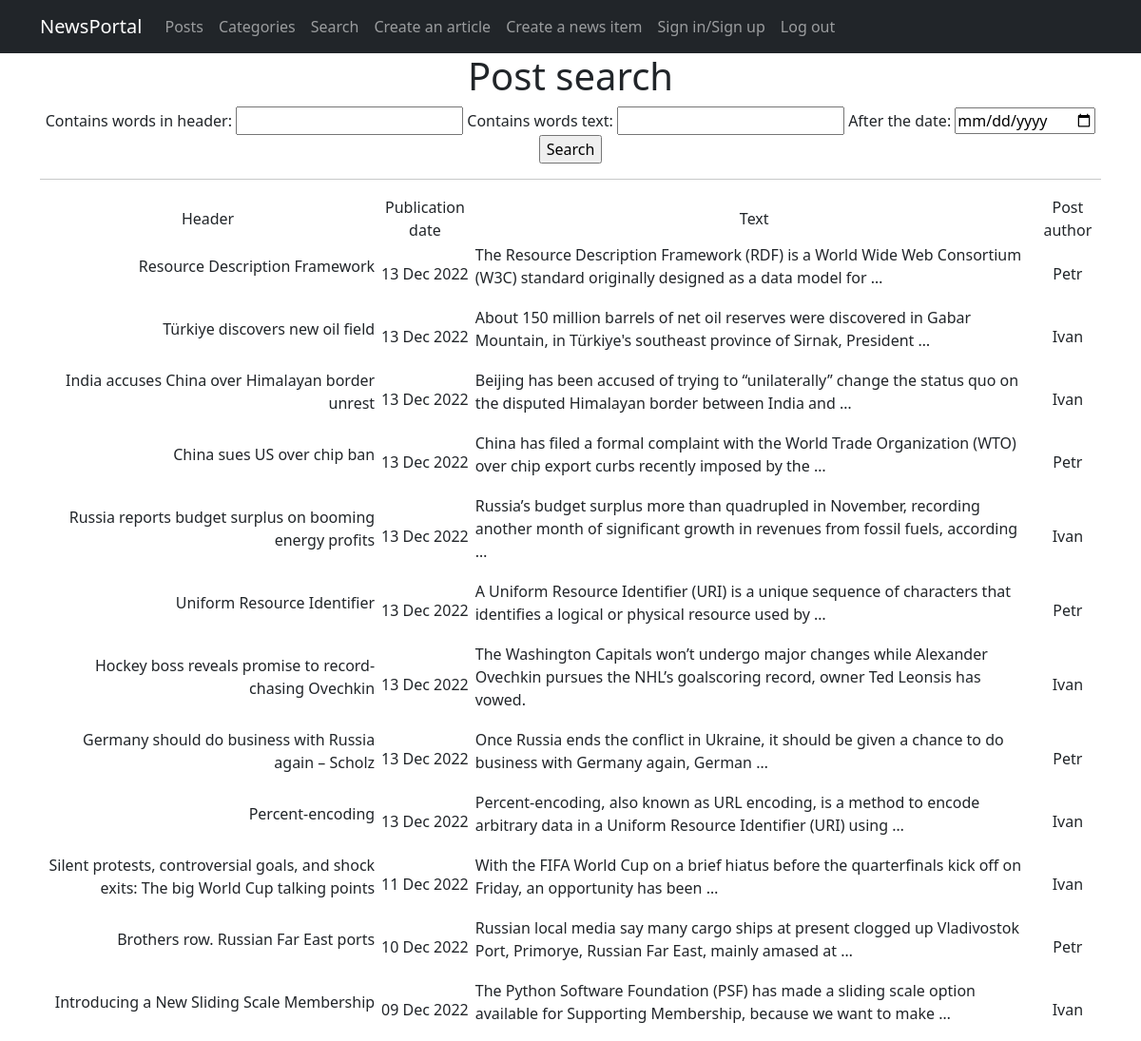
/news_portal/search/, run on the app's committed database.
### news_portal/models.py (models this page shows, shortened)
class Post(models.Model):
    post_type = models.CharField(max_length=2, choices=POST_TYPE, default=article)
    post_pub_date = models.DateTimeField(auto_now_add=True)
    post_header = models.CharField(max_length=255, null=False)
    post_text = models.TextField(null=False)
    post_rating = models.SmallIntegerField(default=0)
    post_auth = models.ForeignKey(Author, on_delete=models.CASCADE)
    post_cat = models.ManyToManyField(Category, through='PostCategory')

class Author(models.Model):
    auth_user = models.OneToOneField(User, on_delete=models.CASCADE)
    auth_rating = models.SmallIntegerField(default=0)
    def __str__(self):
        return self.auth_user.username

### news_portal/views.py (the view)
# urls.py: path('search/', PostSearch.as_view(), name='post_search'),
class PostSearch(ListView):
    model = Post
    template_name = 'post_search.html'
    context_object_name = 'search'
    queryset = Post.objects.order_by('-post_pub_date')
    paginate_by = 10
    def get_context_data(self, **kwargs):
        context = super().get_context_data(**kwargs)
        context['time_now'] = datetime.utcnow()
        context['value1'] = None
        context['filter'] = PostFilter(self.request.GET, queryset=self.get_queryset())
        context['categories'] = Category.objects.all()
        context['authors'] = Author.objects.all()
        context['form'] = PostForm()
        return context

### news_portal/forms.py (shortened to what this page needs)
class PostForm(forms.ModelForm):
    post_text = forms.CharField(min_length=100)
    class Meta:
        model = Post
        fields = [
            'post_header',
            'post_text',
            'post_cat',
            'post_auth'
        ]

### news_portal/templatetags/custom_filters.py (called while the page is built)
@register.filter()
def censor(value):
    censored_words = ['ass', 'bitch', 'cock', 'fuck']
    cen_text = value.split()
    for i in censored_words:
        for words in cen_text:
            if i in words:
                psn_in_text = cen_text.index(words)
                cen_text.remove(words)
                cen_text.insert(psn_in_text, i[0] + '*' * (len(i)-1))
    return " ".join(cen_text)

### templates/post_search.html (shortened to what this page needs)
{% extends 'fpages/default.html' %}
{% load custom_filters %}
{% block content %}
<h1>Post search</h1>
<form action="" method="GET">
    {{ filter.form }}
    <input type="submit" value="Search">
</form>
<hr>
        <table>
            <tr>
            <td>Header</td>
            <td>Publication date</td>
            <td>Text</td>
            <td>Post author</td>
        </tr>
            {% for new in filter.qs %}
                <tr>
                    <td> <p style="text-align: right;">
                        {{ new.post_header|censor }}
                    </p></td>
                    <td>
                        {{ new.post_pub_date|date:'d M Y' }}
                    </td>
                    <td> <p style="text-align: left;">
                        {{ new.post_text|truncatewords:20|censor }}
                    </p></td>
                    <td>
                        {{ new.post_auth }}
                    </td>
                </tr>
            {% endfor %}
        </table>
{% endblock content %}

### data on the page
Post: post_header|censor "Resource Description Framework", post_pub_date "13 Dec 2022", post_text|censor "The Resource Description Framework (RDF) is a World Wide Web Consortium (W3C) standard originally designed as a data model for …", post_auth "Petr"
Post: post_header|censor "Türkiye discovers new oil field", post_pub_date "13 Dec 2022", post_text|censor "About 150 million barrels of net oil reserves were discovered in Gabar Mountain, in Türkiye's southeast province of Sirnak, President …", post_auth "Ivan"
Post: post_header|censor "India accuses China over Himalayan border unrest", post_pub_date "13 Dec 2022", post_text|censor "Beijing has been accused of trying to “unilaterally” change the status quo on the disputed Himalayan border between India and …", post_auth "Ivan"
Post: post_header|censor "China sues US over chip ban", post_pub_date "13 Dec 2022", post_text|censor "China has filed a formal complaint with the World Trade Organization (WTO) over chip export curbs recently imposed by the …", post_auth "Petr"
Post: post_header|censor "Russia reports budget surplus on booming energy profits", post_pub_date "13 Dec 2022", post_text|censor "Russia’s budget surplus more than quadrupled in November, recording another month of significant growth in revenues from fossil fuels, according …", post_auth "Ivan"
Post: post_header|censor "Uniform Resource Identifier", post_pub_date "13 Dec 2022", post_text|censor "A Uniform Resource Identifier (URI) is a unique sequence of characters that identifies a logical or physical resource used by …", post_auth "Petr"
Post: post_header|censor "Hockey boss reveals promise to record-chasing Ovechkin", post_pub_date "13 Dec 2022", post_text|censor "The Washington Capitals won’t undergo major changes while Alexander Ovechkin pursues the NHL’s goalscoring record, owner Ted Leonsis has vowed.", post_auth "Ivan"
Post: post_header|censor "Germany should do business with Russia again – Scholz", post_pub_date "13 Dec 2022", post_text|censor "Once Russia ends the conflict in Ukraine, it should be given a chance to do business with Germany again, German …", post_auth "Petr"
Post: post_header|censor "Percent-encoding", post_pub_date "13 Dec 2022", post_text|censor "Percent-encoding, also known as URL encoding, is a method to encode arbitrary data in a Uniform Resource Identifier (URI) using …", post_auth "Ivan"
Post: post_header|censor "Silent protests, controversial goals, and shock exits: The big World Cup talking points", post_pub_date "11 Dec 2022", post_text|censor "With the FIFA World Cup on a brief hiatus before the quarterfinals kick off on Friday, an opportunity has been …", post_auth "Ivan"
Post: post_header|censor "Brothers row. Russian Far East ports", post_pub_date "10 Dec 2022", post_text|censor "Russian local media say many cargo ships at present clogged up Vladivostok Port, Primorye, Russian Far East, mainly amased at …", post_auth "Petr"
Post: post_header|censor "Introducing a New Sliding Scale Membership", post_pub_date "09 Dec 2022", post_text|censor "The Python Software Foundation (PSF) has made a sliding scale option available for Supporting Membership, because we want to make …", post_auth "Ivan"
